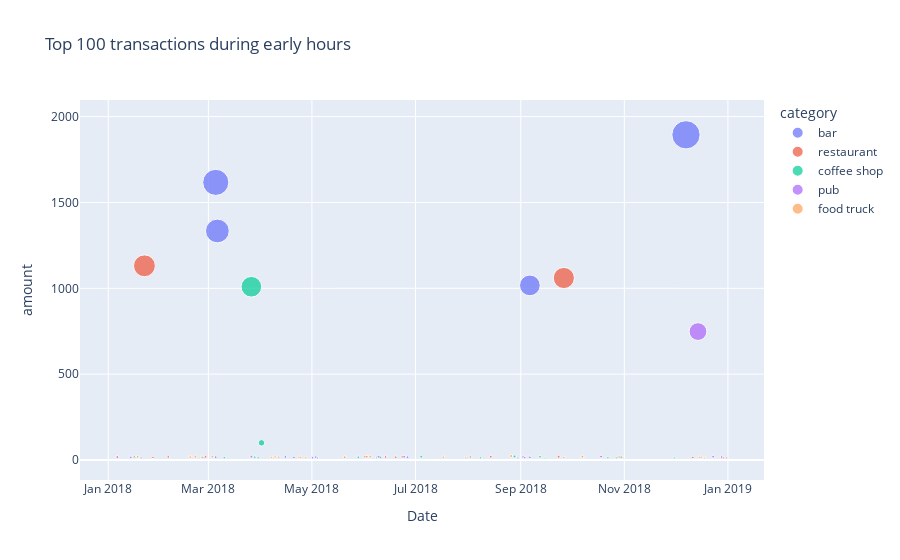

Write notebook code for a chart like this one.
### Code cell
#Suspectful trasaction during 7.00 AM to 9.00 AM
px.scatter(fradulent_df, y='amount', x=fradulent_df.index, color='category',
                 size='amount', hover_data=['name', 'category', 'id'],  labels = {'x':'Date', 'y':'Amount'}, title='Top 100 transactions during early hours')

### Figure 1 — Plotly figure (JSON) as saved in the notebook; plotly's stock layout.template omitted (floating-point values rounded to 4 significant figures)
{"data": [{"customdata": [["Robert Johnson", "bar", 1], ["Crystal Clark", "bar", 16], ["Nancy Contreras", "bar", 25], ["Robert Johnson", "bar", 1], ["Megan Price", "bar", 12], ["Kevin Spencer", "bar", 20], ["Sara Cooper", "bar", 5], ["Danielle Green", "bar", 4], ["Nancy Contreras", "bar", 25], ["Kevin Spencer", "bar", 20], ["Crystal Clark", "bar", 16], ["Stephanie Dalton", "bar", 24], ["Kyle Tucker", "bar", 15], ["Megan Price", "bar", 12], ["Stephanie Dalton", "bar", 24], ["Danielle Green", "bar", 4]], "hovertemplate": "category=%{customdata[1]}<br>Date=%{x}<br>amount=%{marker.size}<br>name=%{customdata[0]}<br>id=%{customdata[2]}<extra></extra>", "legendgroup": "bar", "marker": {"color": "#636efa", "size": [1894, 1617.0, 1334, 1017, 17.78, 17.47, 17.03, 16.64, 16.58, 15.98, 15.94, 15.04, 12.98, 11.96, 11.93, 11.86], "sizemode": "area", "sizeref": 4.735, "symbol": "circle"}, "mode": "markers", "name": "bar", "showlegend": true, "type": "scatter", "x": ["2018-12-07T07:22:03", "2018-03-05T08:26:08", "2018-03-06T07:18:09", "2018-09-06T08:28:55", "2018-04-15T08:32:38", "2018-06-02T07:44:39", "2018-06-08T07:31:57", "2018-05-03T07:20:28", "2018-03-05T07:34:15", "2018-09-06T08:35:35", "2018-06-26T08:00:22", "2018-04-20T08:27:59", "2018-05-01T07:40:00", "2018-01-20T08:35:34", "2018-07-31T07:44:59", "2018-08-30T08:46:49"], "xaxis": "x", "y": [1894, 1617.0, 1334, 1017, 17.78, 17.47, 17.03, 16.64, 16.58, 15.98, 15.94, 15.04, 12.98, 11.96, 11.93, 11.86], "yaxis": "y"}, {"customdata": [["Crystal Clark", "restaurant", 16], ["Robert Johnson", "restaurant", 1], ["Brandon Pineda", "restaurant", 11], ["Kyle Tucker", "restaurant", 15], ["Kevin Spencer", "restaurant", 20], ["Michael Floyd", "restaurant", 8], ["Malik Carlson", "restaurant", 18], ["Shane Shaffer", "restaurant", 2], ["John Martin", "restaurant", 13], ["Brandon Pineda", "restaurant", 11], ["Dana Washington", "restaurant", 21], ["Beth Hernandez", "restaurant", 6], ["Malik Carlson", "restaurant", 18], ["Nancy Contreras", "restaurant", 25], ["Mark Lewis", "restaurant", 23], ["Kyle Tucker", "restaurant", 15], ["Robert Johnson", "restaurant", 1], ["Malik Carlson", "restaurant", 18], ["Stephanie Dalton", "restaurant", 24], ["Mark Lewis", "restaurant", 23]], "hovertemplate": "category=%{customdata[1]}<br>Date=%{x}<br>amount=%{marker.size}<br>name=%{customdata[0]}<br>id=%{customdata[2]}<extra></extra>", "legendgroup": "restaurant", "marker": {"color": "#EF553B", "size": [1131, 1060, 19.33, 19.02, 18.72, 18.56, 18.54, 18.52, 18.35, 17.85, 17.56, 17.48, 16.16, 15.98, 15.94, 15.15, 14.92, 12.25, 11.91, 11.87], "sizemode": "area", "sizeref": 4.735, "symbol": "circle"}, "mode": "markers", "name": "restaurant", "showlegend": true, "type": "scatter", "x": ["2018-01-22T08:07:03", "2018-09-26T08:48:40", "2018-06-01T08:56:59", "2018-09-23T07:30:56", "2018-01-06T08:42:50", "2018-06-23T07:12:06", "2018-08-14T08:38:49", "2018-02-27T08:27:00", "2018-01-06T07:00:32", "2018-02-05T08:37:24", "2018-06-13T08:46:29", "2018-05-20T08:36:46", "2018-06-10T07:55:27", "2018-06-19T07:16:54", "2018-10-30T07:08:04", "2018-01-27T08:36:58", "2018-12-11T07:42:50", "2018-12-29T08:11:55", "2018-01-17T07:56:09", "2018-12-31T08:22:17"], "xaxis": "x", "y": [1131, 1060, 19.33, 19.02, 18.72, 18.56, 18.54, 18.52, 18.35, 17.85, 17.56, 17.48, 16.16, 15.98, 15.94, 15.15, 14.92, 12.25, 11.91, 11.87], "yaxis": "y"}, {"customdata": [["Laurie Gibbs", "coffee shop", 9], ["Nancy Contreras", "coffee shop", 25], ["Matthew Gutierrez", "coffee shop", 10], ["Matthew Gutierrez", "coffee shop", 10], ["Michael Floyd", "coffee shop", 8], ["Kevin Spencer", "coffee shop", 20], ["Matthew Gutierrez", "coffee shop", 10], ["Elizabeth Sawyer", "coffee shop", 3], ["Crystal Clark", "coffee shop", 16], ["Matthew Gutierrez", "coffee shop", 10], ["Shane Shaffer", "coffee shop", 2], ["John Martin", "coffee shop", 13], ["Sean Taylor", "coffee shop", 7], ["John Martin", "coffee shop", 13], ["Shane Shaffer", "coffee shop", 2], ["Mark Lewis", "coffee shop", 23], ["Sara Cooper", "coffee shop", 5], ["Brandon Pineda", "coffee shop", 11], ["Sean Taylor", "coffee shop", 7], ["Nancy Contreras", "coffee shop", 25], ["Crystal Clark", "coffee shop", 16]], "hovertemplate": "category=%{customdata[1]}<br>Date=%{x}<br>amount=%{marker.size}<br>name=%{customdata[0]}<br>id=%{customdata[2]}<extra></extra>", "legendgroup": "coffee shop", "marker": {"color": "#00cc96", "size": [1009, 100, 20.71, 18.93, 18.48, 18.14, 17.54, 17.36, 16.85, 16.36, 15.96, 15.05, 14.42, 13.83, 13.53, 12.98, 12.96, 12.52, 12.32, 11.88, 11.72], "sizemode": "area", "sizeref": 4.735, "symbol": "circle"}, "mode": "markers", "name": "coffee shop", "showlegend": true, "type": "scatter", "x": ["2018-03-26T07:41:59", "2018-04-01T07:17:21", "2018-08-28T07:17:14", "2018-07-04T08:51:29", "2018-09-12T07:33:19", "2018-02-25T07:55:21", "2018-01-18T08:18:50", "2018-01-16T08:02:04", "2018-10-29T07:18:34", "2018-03-28T07:36:02", "2018-05-28T07:57:39", "2018-06-10T08:20:40", "2018-08-02T07:13:49", "2018-10-22T07:41:56", "2018-03-10T08:52:09", "2018-10-27T08:04:44", "2018-03-30T08:12:28", "2018-08-08T08:36:23", "2018-11-30T08:52:20", "2018-06-08T07:25:30", "2018-09-15T08:33:49"], "xaxis": "x", "y": [1009, 100, 20.71, 18.93, 18.48, 18.14, 17.54, 17.36, 16.85, 16.36, 15.96, 15.05, 14.42, 13.83, 13.53, 12.98, 12.96, 12.52, 12.32, 11.88, 11.72], "yaxis": "y"}, {"customdata": [["Megan Price", "pub", 12], ["Crystal Clark", "pub", 16], ["Crystal Clark", "pub", 16], ["Matthew Gutierrez", "pub", 10], ["Mark Lewis", "pub", 23], ["Gary Jacobs", "pub", 14], ["Mark Lewis", "pub", 23], ["John Martin", "pub", 13], ["Sara Cooper", "pub", 5], ["Mark Lewis", "pub", 23], ["Megan Price", "pub", 12], ["Kevin Spencer", "pub", 20], ["John Martin", "pub", 13], ["Brandon Pineda", "pub", 11]], "hovertemplate": "category=%{customdata[1]}<br>Date=%{x}<br>amount=%{marker.size}<br>name=%{customdata[0]}<br>id=%{customdata[2]}<extra></extra>", "legendgroup": "pub", "marker": {"color": "#ab63fa", "size": [748, 19.86, 19.34, 19.27, 18.82, 18.6, 17.8, 17.13, 16.28, 15.21, 13.59, 13.46, 11.68, 11.65], "sizemode": "area", "sizeref": 4.735, "symbol": "circle"}, "mode": "markers", "name": "pub", "showlegend": true, "type": "scatter", "x": ["2018-12-14T08:51:41", "2018-10-18T07:16:04", "2018-03-26T08:08:27", "2018-12-23T07:39:47", "2018-06-09T07:29:28", "2018-06-24T07:28:48", "2018-09-02T07:36:42", "2018-12-28T07:02:38", "2018-01-06T08:49:34", "2018-01-14T07:33:54", "2018-09-03T07:27:55", "2018-02-26T07:31:20", "2018-02-25T07:37:03", "2018-05-04T08:21:59"], "xaxis": "x", "y": [748, 19.86, 19.34, 19.27, 18.82, 18.6, 17.8, 17.13, 16.28, 15.21, 13.59, 13.46, 11.68, 11.65], "yaxis": "y"}, {"customdata": [["Kevin Spencer", "food truck", 20], ["Kevin Spencer", "food truck", 20], ["Stephanie Dalton", "food truck", 24], ["Danielle Green", "food truck", 4], ["Sara Cooper", "food truck", 5], ["Peter Mckay", "food truck", 19], ["Mark Lewis", "food truck", 23], ["Stephanie Dalton", "food truck", 24], ["Malik Carlson", "food truck", 18], ["Mark Lewis", "food truck", 23], ["Brandon Pineda", "food truck", 11], ["Sara Cooper", "food truck", 5], ["Michael Floyd", "food truck", 8], ["Stephanie Dalton", "food truck", 24], ["Beth Hernandez", "food truck", 6], ["Kevin Spencer", "food truck", 20], ["John Martin", "food truck", 13], ["Stephanie Dalton", "food truck", 24], ["Michael Floyd", "food truck", 8], ["Peter Mckay", "food truck", 19], ["Megan Price", "food truck", 12], ["Nancy Contreras", "food truck", 25], ["Kyle Tucker", "food truck", 15], ["Peter Mckay", "food truck", 19], ["Malik Carlson", "food truck", 18], ["Sara Cooper", "food truck", 5], ["Robert Johnson", "food truck", 1], ["John Martin", "food truck", 13], ["Dana Washington", "food truck", 21]], "hovertemplate": "category=%{customdata[1]}<br>Date=%{x}<br>amount=%{marker.size}<br>name=%{customdata[0]}<br>id=%{customdata[2]}<extra></extra>", "legendgroup": "food truck", "marker": {"color": "#FFA15A", "size": [23.13, 20.44, 19.5, 19.49, 18.98, 18.93, 18.76, 18.53, 18.3, 17.73, 17.53, 16.85, 16.65, 16.38, 16.35, 16.21, 16.07, 15.37, 15.1, 14.94, 14.8, 14.36, 14.3, 13.52, 12.67, 12.5, 12.17, 11.73, 11.7], "sizemode": "area", "sizeref": 4.735, "symbol": "circle"}, "mode": "markers", "name": "food truck", "showlegend": true, "type": "scatter", "x": ["2018-08-26T07:15:18", "2018-10-07T08:16:54", "2018-03-03T08:42:02", "2018-06-04T08:30:28", "2018-02-21T08:21:10", "2018-08-02T07:44:24", "2018-06-02T07:45:48", "2018-10-07T07:08:08", "2018-02-18T08:54:19", "2018-04-09T07:08:11", "2018-01-18T08:58:13", "2018-10-28T07:02:33", "2018-04-23T08:18:49", "2018-02-18T07:25:42", "2018-12-16T08:41:53", "2018-07-17T08:10:36", "2018-04-11T08:26:52", "2018-05-20T07:05:42", "2018-02-25T08:23:37", "2018-09-26T07:52:23", "2018-04-07T07:18:20", "2018-12-15T08:34:15", "2018-04-24T07:41:49", "2018-04-27T08:08:38", "2018-01-17T07:31:03", "2018-07-30T08:49:16", "2018-02-19T08:50:36", "2018-04-08T07:06:20", "2018-12-18T07:45:28"], "xaxis": "x", "y": [23.13, 20.44, 19.5, 19.49, 18.98, 18.93, 18.76, 18.53, 18.3, 17.73, 17.53, 16.85, 16.65, 16.38, 16.35, 16.21, 16.07, 15.37, 15.1, 14.94, 14.8, 14.36, 14.3, 13.52, 12.67, 12.5, 12.17, 11.73, 11.7], "yaxis": "y"}], "layout": {"autosize": true, "legend": {"itemsizing": "constant", "title": {"text": "category"}, "tracegroupgap": 0}, "title": {"text": "Top 100 transactions during early hours"}, "xaxis": {"anchor": "y", "autorange": true, "domain": [0, 1], "range": ["2017-12-14 07:27:14.4049", "2019-01-23 07:55:34.5951"], "title": {"text": "Date"}, "type": "date"}, "yaxis": {"anchor": "x", "autorange": true, "domain": [0, 1], "range": [-126.9, 2140.0], "title": {"text": "amount"}, "type": "linear"}}}
